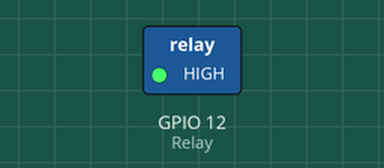
Recording of a sketch running on a simulated ESP32-C6. Shown: switched loads named in the sketch (green lamp = pin HIGH). What the sketch prints to the serial monitor is not drawn.

Above: at 1.2 s.
At 3.2 s:
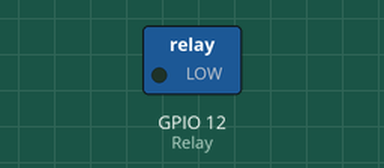
Timing chart, 0 to 5.5 s (numbered marks = the images above):
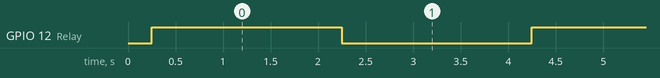

Measured:
- by itself, GPIO 12 (Relay): alternates HIGH for 2.0 s and LOW for 2.0 s

The sketch:

Relay_Test.ino
```cpp
/*
  Dave Williams, DitroniX 2019-2026 (ditronix.net)
  ESPKite - IoT ESP32-C6 Based Home and Industrial LoRa Controller SDK
  Features include ESPKite | ESP32-C6 LoRa SX1262 E22-900M22S E22-400M22S RS485 5-60V Relay

  ESPKite - Basic Bring Up Test Code - May 2026

  Remember!
  - Set the BOARD to Use ESP32C6 Dev Module (or similar).
  - You can also set the BAUD rate up to 921600 to speed up flashing.
  - The SDK does NOT need external power to flash.  It will take Power from the USB 5V.
  - The Serial Monitor is configured for BAUD 115200

  The purpose of this test code is to cycle through the various main functions of the board as part of bring up testing.
  .
  This test code is OPEN SOURCE and formatted for easier viewing.  Although is is not intended for real world use, it may be freely used, or modified as needed.
  It is distributed on an "AS IS" BASIS, WITHOUT WARRANTIES OR CONDITIONS OF ANY KIND, either express or implied.

  Further information, details and examples can be found on our website or github.com/DitroniX

  * github.com/DitroniX
  * github.com/DitroniX/ESPKite-ESP32-C6-SX1262-LoRa-RS485-60V-Relay
  * github.com/DitroniX/ESPKite-ESP32-C6-SX1262-LoRa-RS485-60V-Relay/wiki
  * hackster.io/DitroniX/espkite-esp32-c6-sx1262-lora-rs485-5-60v-relay-output-8891a3
*/

// Libraries
#include <Arduino.h>

// **************** USER VARIABLES / DEFINES / STATIC / STRUCTURES / CONSTANTS ****************

// **************** OUTPUTS ****************
#define Relay 12  // Relay

// **************** FUNCTIONS AND ROUTINES ****************

// **************** SETUP ****************
void setup() {
  // Stabalise
  delay(250);

  // Initialise UART
  Serial.begin(115200, SERIAL_8N1);  // 115200
  while (!Serial)
    ;
  Serial.println("");

  //  Configures the specified LED GPIO as outputs
  pinMode(Relay, OUTPUT);

  // LEDs Default Off State
  digitalWrite(Relay, LOW);

  Serial.println("ESPKite Bring Up and Test Example Code");
}

// **************** LOOP ****************
void loop() {
  // Red
  digitalWrite(Relay, HIGH);
  delay(2000);
  digitalWrite(Relay, LOW);
  delay(2000);
}
//
```
